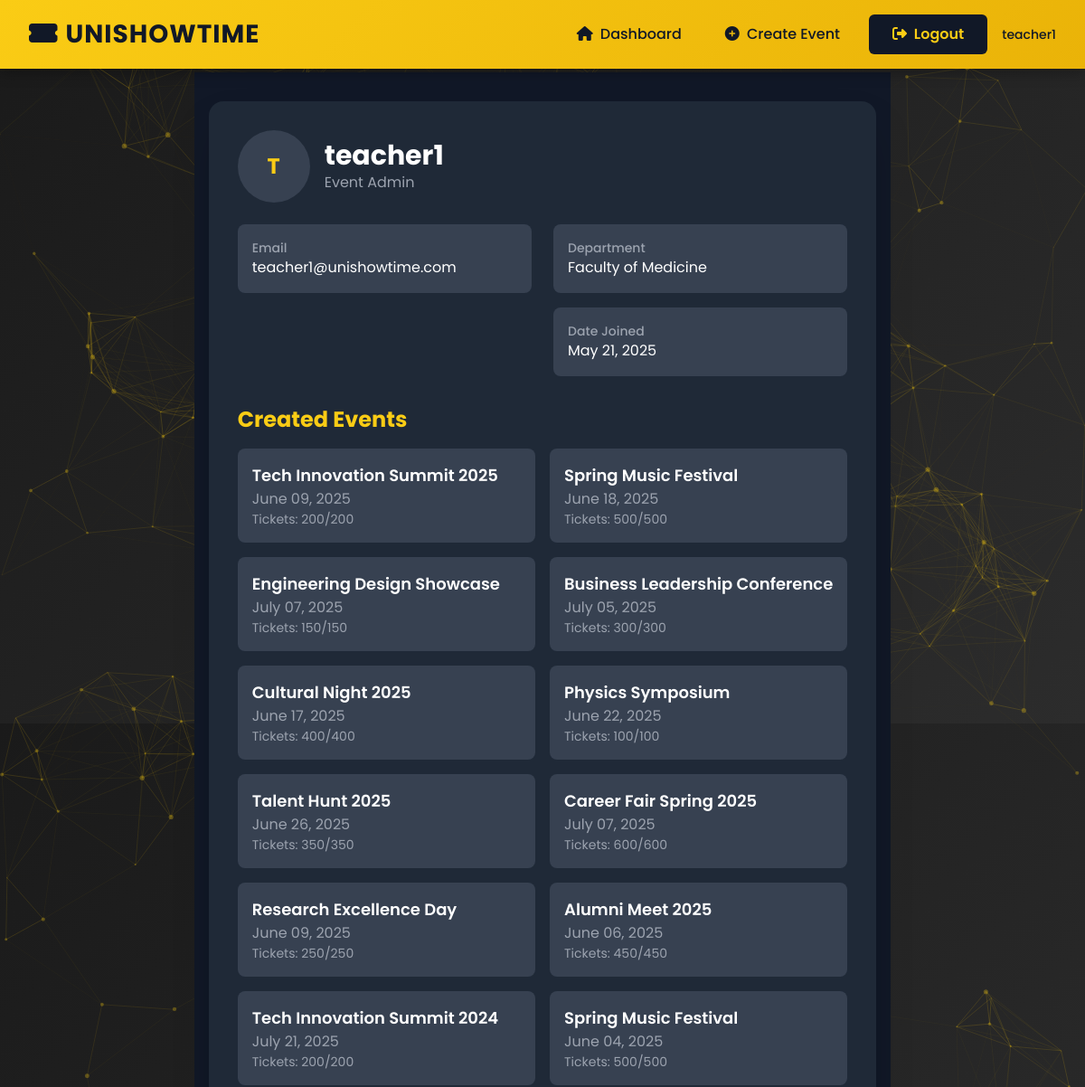
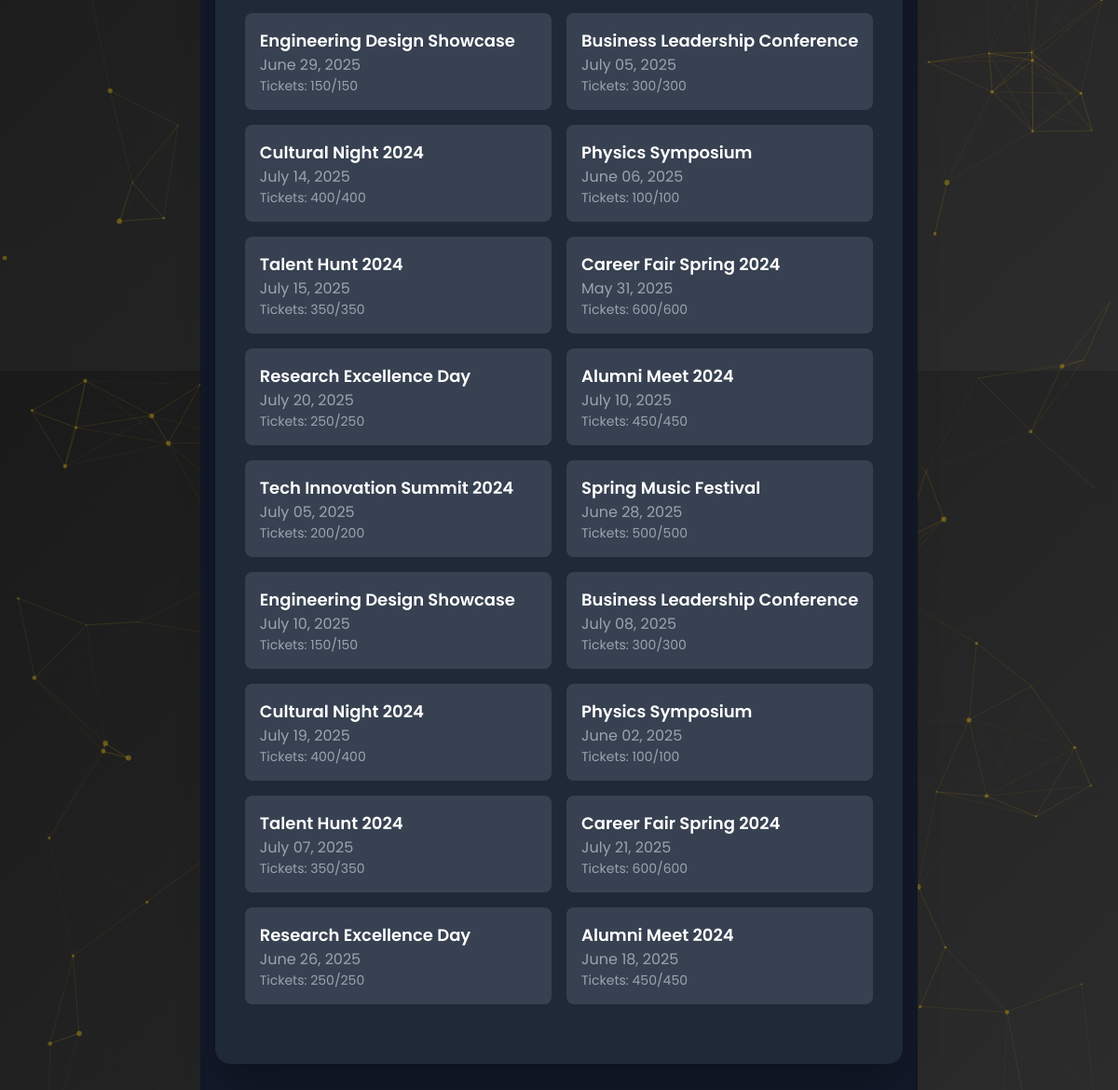
The page /user/33/ on the database its author committed (2 pictures, top to bottom).
### mainapp/models.py (models this page shows, shortened)
class CustomUser(AbstractUser, PermissionsMixin):
    role = models.CharField(max_length=20, choices=ROLE_CHOICES, default='student')
    enrollment_no = models.CharField(max_length=20, unique=True, null=True, blank=True)
    department = models.ForeignKey(Department, on_delete=models.SET_NULL, null=True, blank=True)
    profile_image = models.ImageField(upload_to='profiles/', blank=True, null=True)

class Department(models.Model):
    name = models.CharField(max_length=100, unique=True)
    code = models.CharField(max_length=10, unique=True)
    class Meta:
        verbose_name_plural = "Departments"

class Event(models.Model):
    CATEGORY_CHOICES = (
        ('seminar', 'Seminar'),
        ('concert', 'Concert'),
        ('stage_event', 'Stage Event'),
        ('educational', 'Educational'),
        ('other', 'Other'),
    )
    title = models.CharField(max_length=200)
    description = models.TextField()
    date = models.DateTimeField()
    location = models.CharField(max_length=200)
    image = models.ImageField(upload_to='event_images/', null=True, blank=True)
    available_tickets = models.IntegerField(default=0)
    ticket_price = models.DecimalField(max_digits=10, decimal_places=2, default=0.00)
    department = models.ForeignKey(Department, on_delete=models.CASCADE, related_name='events')
    created_by = models.ForeignKey(CustomUser, on_delete=models.CASCADE, related_name='created_events')
    category = models.CharField(max_length=20, choices=CATEGORY_CHOICES, default='other')
    def tickets_left(self):
        return self.available_tickets - self.ticket_set.count()

### mainapp/views.py (the view)
# urls.py: path('user/<int:user_id>/', views.admin_user_details, name='admin_user_details'),
def admin_user_details(request, user_id):
    user = get_object_or_404(CustomUser, id=user_id)
    return render(request, 'dashboard/admin_user_details.html', {'user': user})

### mainapp/templates/dashboard/admin_user_details.html (shortened to what this page needs)
{% extends "base.html" %}
{% block content %}
<div class="min-h-screen bg-gray-900 py-8">
    <div class="max-w-4xl mx-auto px-4">
        <div class="bg-gray-800 rounded-2xl shadow-2xl p-8 mb-8 transform transition-all hover:scale-105 animate-fadeIn">
            <div class="flex items-start justify-between mb-6">
                <div class="flex items-center space-x-4">
                    {% if user.profile_image %}
                        <img src="{{ user.profile_image.url }}" alt="{{ user.username }}" class="w-20 h-20 rounded-full object-cover border-4 border-yellow-400">
                    {% else %}
                        <div class="w-20 h-20 rounded-full bg-gray-700 flex items-center justify-center text-2xl font-bold text-yellow-400">
                            {{ user.username|make_list|first|upper }}
                        </div>
                    {% endif %}
                    <div>
                        <h1 class="text-3xl font-bold text-white">{{ user.username }}</h1>
                        <p class="text-gray-400">{{ user.get_role_display }}</p>
                    </div>
                </div>
            </div>
            <div class="grid grid-cols-1 md:grid-cols-2 gap-6 mb-8">
                <div class="space-y-4">
                    <div class="bg-gray-700 p-4 rounded-lg">
                        <h3 class="text-sm font-medium text-gray-400">Email</h3>
                        <p class="text-white">{{ user.email }}</p>
                    </div>
                </div>
                <div class="space-y-4">
                    {% if user.department %}
                        <div class="bg-gray-700 p-4 rounded-lg">
                            <h3 class="text-sm font-medium text-gray-400">Department</h3>
                            <p class="text-white">{{ user.department.name }}</p>
                        </div>
                    {% endif %}
                    <div class="bg-gray-700 p-4 rounded-lg">
                        <h3 class="text-sm font-medium text-gray-400">Date Joined</h3>
                        <p class="text-white">{{ user.date_joined|date:"F d, Y" }}</p>
                    </div>
                </div>
            </div>
            {% if user.role == 'student' %}
                <div class="mb-8">
                    <h2 class="text-2xl font-bold text-yellow-400 mb-4">Booked Events</h2>
                    <div class="grid grid-cols-1 md:grid-cols-2 gap-4">
                        {% for ticket in user.ticket_set.all %}
                            <div class="bg-gray-700 p-4 rounded-lg">
                                <h3 class="text-lg font-semibold text-white">{{ ticket.event.title }}</h3>
                                <p class="text-gray-400">{{ ticket.event.date|date:"F d, Y" }}</p>
                                <p class="text-sm text-gray-400">Booked on: {{ ticket.booked_at|date:"F d, Y" }}</p>
                            </div>
                        {% empty %}
                            <p class="text-gray-400">No events booked yet.</p>
                        {% endfor %}
                    </div>
                </div>
            {% elif user.role == 'admin' %}
                <div class="mb-8">
                    <h2 class="text-2xl font-bold text-yellow-400 mb-4">Created Events</h2>
                    <div class="grid grid-cols-1 md:grid-cols-2 gap-4">
                        {% for event in user.created_events.all %}
                            <div class="bg-gray-700 p-4 rounded-lg">
                                <h3 class="text-lg font-semibold text-white">{{ event.title }}</h3>
                                <p class="text-gray-400">{{ event.date|date:"F d, Y" }}</p>
                                <p class="text-sm text-gray-400">Tickets: {{ event.tickets_left }}/{{ event.available_tickets }}</p>
                            </div>
                        {% empty %}
                            <p class="text-gray-400">No events created yet.</p>
                        {% endfor %}
                    </div>
                </div>
            {% endif %}
        </div>
    </div>
</div>
{% endblock %}

### mainapp/templates/base.html (shortened to what this page needs)
{% load static %}
<!DOCTYPE html>
<html lang="en">
<head>
    <script src="https://cdn.tailwindcss.com"></script>
    <link rel="stylesheet" href="https://cdnjs.cloudflare.com/ajax/libs/font-awesome/6.4.0/css/all.min.css">
    <link href="https://unpkg.com/aos@2.3.1/dist/aos.css" rel="stylesheet">
</head>
<body>
    <div id="particles-js"></div>
    <nav class="navbar">
        <div class="max-w-7xl mx-auto px-4 sm:px-6 lg:px-8">
            <div class="flex justify-between items-center py-4">
                <a href="{% url 'dashboard' %}" class="navbar-title"><i class="fas fa-ticket-alt mr-2"></i>UniShowTime</a>
                <div class="hidden md:flex items-center space-x-4">
                    {% if user.is_authenticated %}
                        <a href="{% url 'dashboard' %}" class="navbar-item"><i class="fas fa-home mr-1"></i> Dashboard</a>
                        {% if user.role == 'admin' or user.role == 'superadmin' %}
                            <a href="{% url 'create_event' %}" class="navbar-item"><i class="fas fa-plus-circle mr-1"></i> Create Event</a>
                        {% endif %}
                        <a href="{% url 'logout' %}" class="navbar-button"><i class="fas fa-sign-out-alt mr-1"></i> Logout</a>
                        <div class="flex items-center space-x-2">
                            <span class="text-sm font-medium text-gray-900">{{ user.username }}</span>
                        </div>
                    {% else %}
                        <a href="{% url 'login' %}" class="navbar-button"><i class="fas fa-sign-in-alt mr-1"></i> Login</a>
                        <a href="{% url 'register' %}" class="navbar-button"><i class="fas fa-user-plus mr-1"></i> Register</a>
                    {% endif %}
                </div>
            </div>
        </div>
    </nav>
    <main class="max-w-7xl mx-auto px-4 sm:px-6 lg:px-8 py-20" data-aos="fade-up" data-aos-duration="800">
        {% block content %}{% endblock %}
    </main>
</body>
</html>

### mainapp/templates/base.html (style rules this page uses)
body { font-family: 'Poppins', sans-serif; background: linear-gradient(135deg, #1a1a1a, #2c2c2c); color: #f5f5f5; margin: 0; min-height: 100vh; display: flex; flex-direction: column; overflow-x: hidden; }
.navbar { background: linear-gradient(135deg, #facc15 0%, #eab308 100%); box-shadow: 0 4px 15px rgba(0, 0, 0, 0.3); position: fixed; width: 100%; z-index: 50; top: 0; }
.navbar-title { font-size: 1.75rem; font-weight: 700; color: #111827; text-transform: uppercase; letter-spacing: 1px; transition: all 0.3s ease; position: relative; display: inline-block; }
.navbar-title::after { content: ''; position: absolute; width: 0; height: 3px; bottom: -5px; left: 0; background-color: #111827; transition: width 0.3s ease; }
.navbar-item { font-size: 1rem; font-weight: 500; color: #111827; padding: 0.5rem 1rem; border-radius: 0.375rem; transition: all 0.3s ease; position: relative; overflow: hidden; }
.navbar-item::before { content: ''; position: absolute; top: 0; left: -100%; width: 100%; height: 100%; background: rgba(17, 24, 39, 0.1); transition: all 0.3s ease; z-index: -1; }
.navbar-button { background-color: #111827; color: #facc15; padding: 0.5rem 1.5rem; border-radius: 0.375rem; font-weight: 600; border: 2px solid transparent; transition: all 0.3s ease; position: relative; overflow: hidden; z-index: 1; }
.navbar-button::before { content: ''; position: absolute; top: 0; left: -100%; width: 100%; height: 100%; background: #facc15; transition: all 0.4s ease; z-index: -1; }
main { flex: 1; padding-top: 5rem; }
.animate-fadeIn { animation: fadeIn 0.5s ease-out forwards; }
#particles-js { position: fixed; width: 100%; height: 100%; top: 0; left: 0; z-index: -1; }

### rows shown on the page
CustomUser: username "teacher1", username|make_list "T", role "Event Admin", email "teacher1@unishowtime.com", department.name "Faculty of Medicine", date_joined "May 21, 2025"
Event: title "Tech Innovation Summit 2025", date "June 09, 2025", tickets_left "200", available_tickets "200"
Event: title "Spring Music Festival", date "June 18, 2025", tickets_left "500", available_tickets "500"
Event: title "Engineering Design Showcase", date "July 07, 2025", tickets_left "150", available_tickets "150"
Event: title "Business Leadership Conference", date "July 05, 2025", tickets_left "300", available_tickets "300"
Event: title "Cultural Night 2025", date "June 17, 2025", tickets_left "400", available_tickets "400"
Event: title "Physics Symposium", date "June 22, 2025", tickets_left "100", available_tickets "100"
Event: title "Talent Hunt 2025", date "June 26, 2025", tickets_left "350", available_tickets "350"
Event: title "Career Fair Spring 2025", date "July 07, 2025", tickets_left "600", available_tickets "600"
Event: title "Research Excellence Day", date "June 09, 2025", tickets_left "250", available_tickets "250"
Event: title "Alumni Meet 2025", date "June 06, 2025", tickets_left "450", available_tickets "450"
Event: title "Tech Innovation Summit 2024", date "July 21, 2025", tickets_left "200", available_tickets "200"
Event: title "Spring Music Festival", date "June 04, 2025", tickets_left "500", available_tickets "500"
Event: title "Engineering Design Showcase", date "June 29, 2025", tickets_left "150", available_tickets "150"
Event: title "Business Leadership Conference", date "July 05, 2025", tickets_left "300", available_tickets "300"
Event: title "Cultural Night 2024", date "July 14, 2025", tickets_left "400", available_tickets "400"
Event: title "Physics Symposium", date "June 06, 2025", tickets_left "100", available_tickets "100"
Event: title "Talent Hunt 2024", date "July 15, 2025", tickets_left "350", available_tickets "350"
Event: title "Career Fair Spring 2024", date "May 31, 2025", tickets_left "600", available_tickets "600"
Event: title "Research Excellence Day", date "July 20, 2025", tickets_left "250", available_tickets "250"
Event: title "Alumni Meet 2024", date "July 10, 2025", tickets_left "450", available_tickets "450"
Event: title "Tech Innovation Summit 2024", date "July 05, 2025", tickets_left "200", available_tickets "200"
Event: title "Spring Music Festival", date "June 28, 2025", tickets_left "500", available_tickets "500"
Event: title "Engineering Design Showcase", date "July 10, 2025", tickets_left "150", available_tickets "150"
Event: title "Business Leadership Conference", date "July 08, 2025", tickets_left "300", available_tickets "300"
Event: title "Cultural Night 2024", date "July 19, 2025", tickets_left "400", available_tickets "400"
Event: title "Physics Symposium", date "June 02, 2025", tickets_left "100", available_tickets "100"
Event: title "Talent Hunt 2024", date "July 07, 2025", tickets_left "350", available_tickets "350"
Event: title "Career Fair Spring 2024", date "July 21, 2025", tickets_left "600", available_tickets "600"
Event: title "Research Excellence Day", date "June 26, 2025", tickets_left "250", available_tickets "250"
Event: title "Alumni Meet 2024", date "June 18, 2025", tickets_left "450", available_tickets "450"
